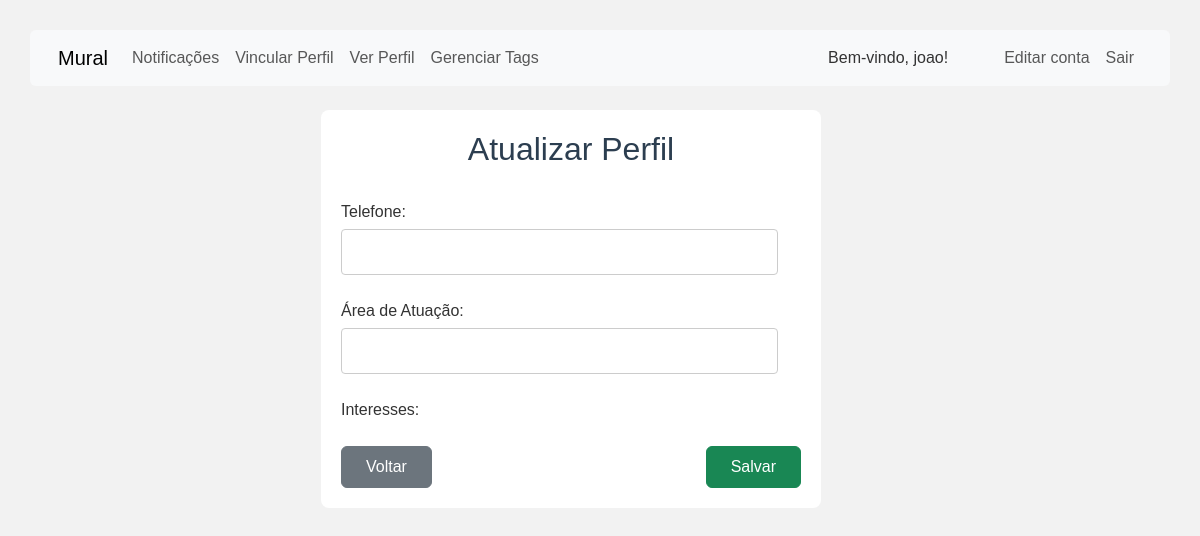
Before: /mensagem/vincular_perfil.php (signed in) with the older database file.
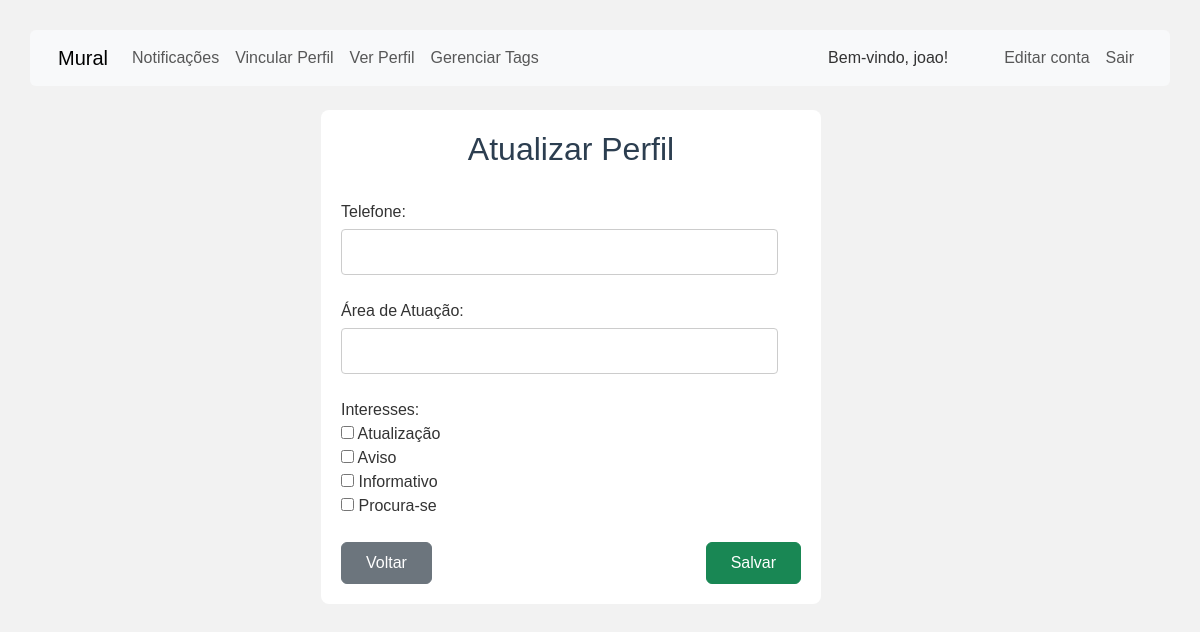
After: the same page with the newer database file.
### tables this page shows
CREATE TABLE `tags` (
  `id` int(11) NOT NULL,
  `nome` varchar(50) NOT NULL
);

### mensagem/vincular_perfil.php (the view, shortened to what this page needs)
<?php
include 'db.php';
$tags_result = $conn->query("SELECT * FROM tags");
?>
<?php
include '../includes/logged-header.php';
?>
<div class="container">
    <div class="d-flex justify-content-center">
        <div class="col-xl-6 col-lg-8 col-md-10 col-sm-12">
            <form method="POST">
                <h2 class="text-center">Atualizar Perfil</h2>
                <br>
                <label>Telefone:</label><br>
                <input type="text" name="telefone" required><br><br>
                <label>Área de Atuação:</label><br>
                <input type="text" name="area_atuacao" required><br><br>
                <label>Interesses:</label><br>
                <?php while ($tag = $tags_result->fetch_assoc()): ?>
                    <input type="checkbox" name="interesses[]" value="<?= $tag['id'] ?>"> <?= $tag['nome'] ?><br>
                <?php endwhile; ?>
                <br>
                <div class="d-flex justify-content-between">
                    <a href="index.php" class="btn btn-secondary py-2 px-4">Voltar</a>
                    <button type="submit" class="btn btn-success py-2 px-4">Salvar</button>
                </div>
            </form>
        </div>
    </div>
</div>
<?php include '../includes/footer.php'; ?>

Changed rows visible on the page:
added tags: nome "Atualização"
added tags: nome "Aviso"
added tags: nome "Informativo"
added tags: nome "Procura-se"
